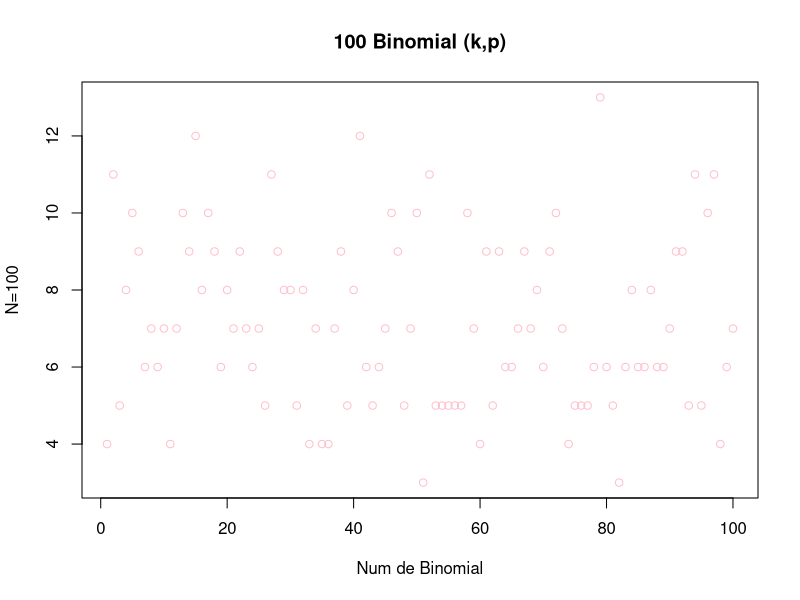
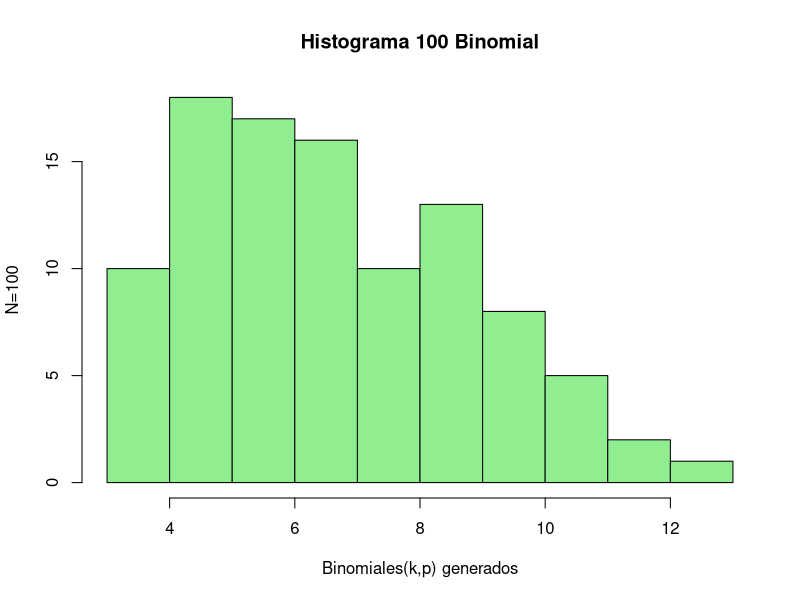
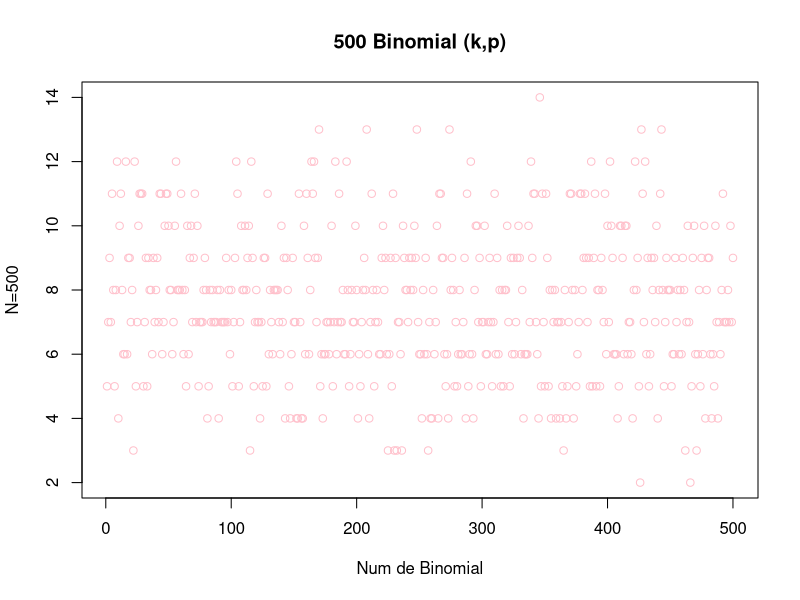
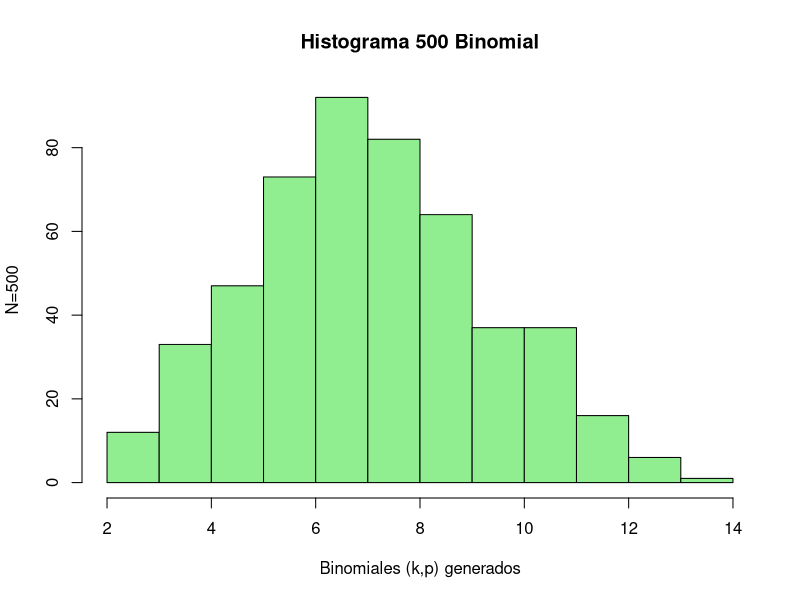
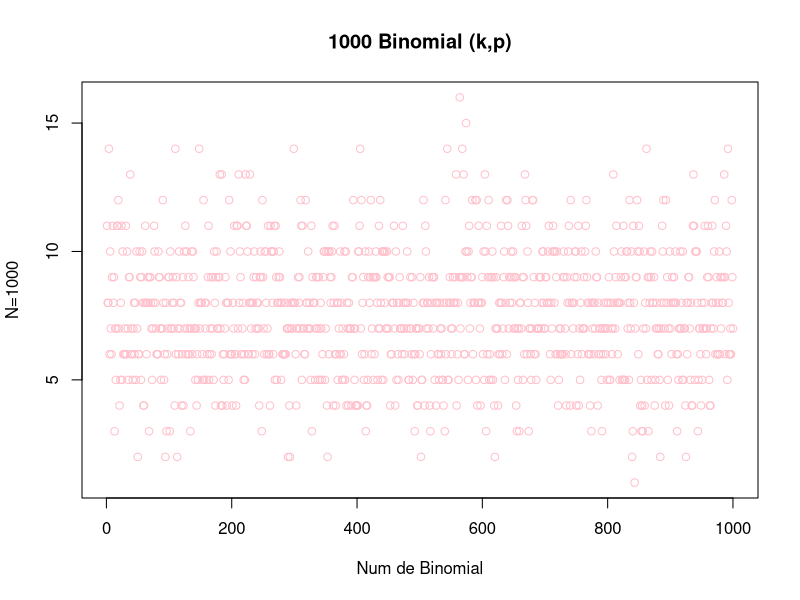
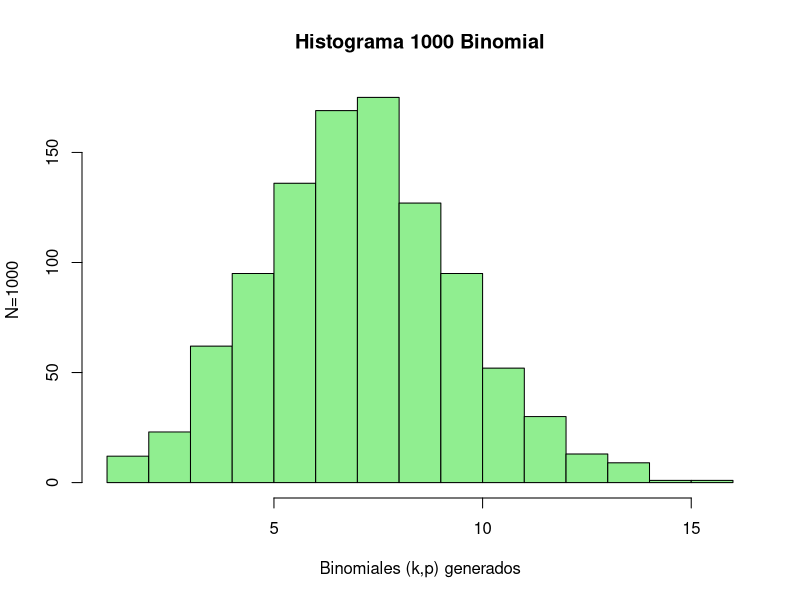
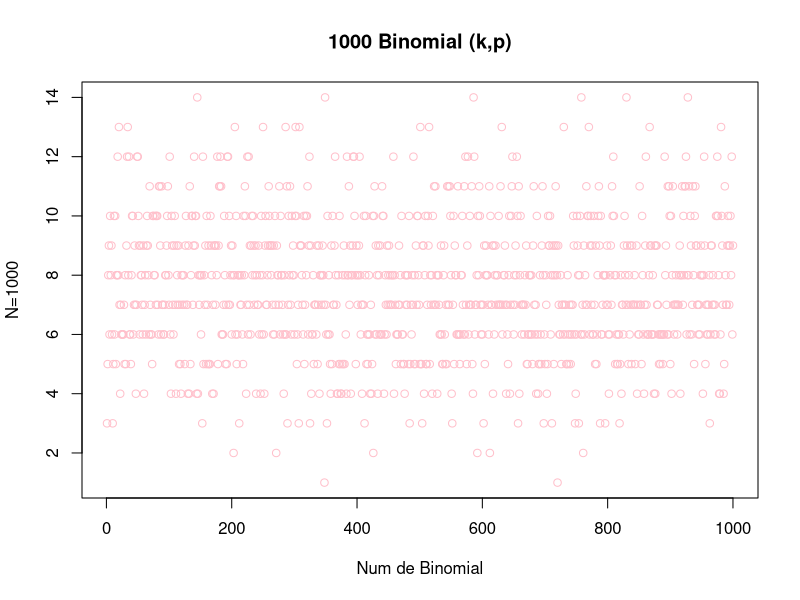
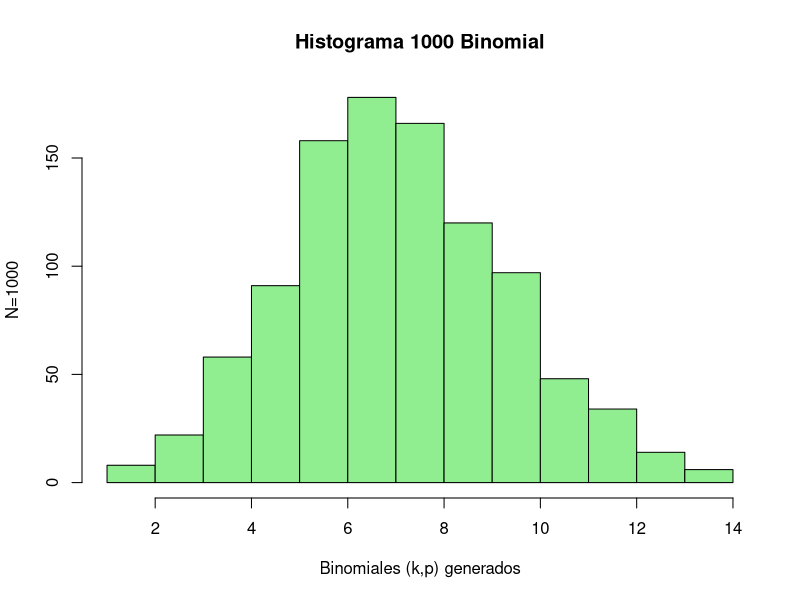

These figures' R source, in order:
## ---- chunk 1
knitr::opts_chunk$set(echo = TRUE)
## ---- chunk 2
n1<- 100;
k<- 25 #proporción
p<- 0.3 #probabilidad
## ---- chunk 3
mibinomial<- rbinom(n1,k,p)
## ---- chunk 4
plot(mibinomial,col="pink", 
     main="100 Binomial (k,p)",
     xlab="Num de Binomial",
     ylab="N=100")

## ---- chunk 5
hist(mibinomial,main="Histograma 100 Binomial",
     col = "lightgreen",
     xlab = "Binomiales(k,p) generados",
     ylab = "N=100")
## ---- chunk 6
n2<- 500;
k<- 25 #proporción
p<- 0.3 #probabilidad
## ---- chunk 7
mibinomial<- rbinom(n2,k,p)
## ---- chunk 8
plot(mibinomial,col="pink", 
     main="500 Binomial (k,p)",
     xlab="Num de Binomial",
     ylab="N=500")

## ---- chunk 9
hist(mibinomial,main="Histograma 500 Binomial",
     col = "lightgreen",
     xlab = "Binomiales (k,p) generados",
     ylab = "N=500")
## ---- chunk 10
n3<- 1000;
k<- 25 #proporción
p<- 0.3 #probabilidad
## ---- chunk 11
mibinomial<- rbinom(n3,k,p)
## ---- chunk 12
plot(mibinomial,col="pink", 
     main="1000 Binomial (k,p)",
     xlab="Num de Binomial",
     ylab="N=1000")

## ---- chunk 13
hist(mibinomial,main="Histograma 1000 Binomial",
     col = "lightgreen",
     xlab = "Binomiales (k,p) generados",
     ylab = "N=1000")
## ---- chunk 14
n4<- 1000;
k<- 25 #proporción
p<- 0.3 #probabilidad
## ---- chunk 15
mibinomial<- rbinom(n4,k,p)
## ---- chunk 16
plot(mibinomial,col="pink", 
     main="1000 Binomial (k,p)",
     xlab="Num de Binomial",
     ylab="N=1000")

## ---- chunk 17
hist(mibinomial,main="Histograma 1000 Binomial",
     col = "lightgreen",
     xlab = "Binomiales (k,p) generados",
     ylab = "N=1000")
## ---- chunk 18
n5<- 15000;
k<- 25 #proporción
p<- 0.3 #probabilidad
## ---- chunk 19
mibinomial<- rbinom(n5,k,p)
## ---- chunk 20
plot(mibinomial,col="pink", 
     main="15,000 Binomial (k,p)",
     xlab="Num de Binomial",
     ylab="N=1000")

## ---- chunk 21
hist(mibinomial,main="Histograma 15,000 Binomial",
     col = "lightgreen",
     xlab = "Binomiales (k,p) generados",
     ylab = "N=15,000")
## ---- chunk 22
n1<- 100
n2<- 500
n3<- 1000
n4<- 5000
n5<- 10000
n6<- 15000
k<- 25 #proporción
## ---- chunk 23
p<- 0.2 #probabilidad
mibinomial<- rbinom(n1,k,p)
## ---- chunk 24
par(mfrow=c(1,2))
mititulo1 <- paste0(n1," Binomial (",k,",",p,")")
etiquetay <- paste0("N=",n1)
plot(mibinomial,main=mititulo1,
     col = "lightgreen",
     xlab = paste0("Num de binomial"),
     ylab = etiquetay)
mititulo1 <- paste0("Histograma ", n1, " Binomial")
etiquetay <- paste0("N=",n1)
hist(mibinomial,main=mititulo1,
     col = "lightgreen",
     xlab = paste0("Num de binomial"),
     ylab = etiquetay)
## ---- chunk 25
mibinomial<- rbinom(n2,k,p)
## ---- chunk 26
par(mfrow=c(1,2))
mititulo1 <- paste0(n2," Binomial (",k,",",p,")")
etiquetay <- paste0("N=",n2)
plot(mibinomial,main=mititulo1,
     col = "lightgreen",
     xlab = paste0("Num de binomial"),
     ylab = etiquetay)


mititulo1 <- paste0("Histograma ", n2, " Binomial")
etiquetay <- paste0("N=",n2)
hist(mibinomial,main=mititulo1,
     col = "lightgreen",
     xlab = paste0("Num de binomial"),
     ylab = etiquetay)
## ---- chunk 27
mibinomial<- rbinom(n3,k,p)
## ---- chunk 28
par(mfrow=c(1,2))
mititulo1 <- paste0(n3," Binomial (",k,",",p,")")
etiquetay <- paste0("N=",n3)
plot(mibinomial,main=mititulo1,
     col = "lightgreen",
     xlab = paste0("Num de binomial"),
     ylab = etiquetay)


mititulo1 <- paste0("Histograma ", n3, " Binomial")
etiquetay <- paste0("N=",n3)
hist(mibinomial,main=mititulo1,
     col = "lightgreen",
     xlab = paste0("Num de binomial"),
     ylab = etiquetay)
## ---- chunk 29
mibinomial<- rbinom(n4,k,p)
## ---- chunk 30
par(mfrow=c(1,2))
mititulo1 <- paste0(n4," Binomial (",k,",",p,")")
etiquetay <- paste0("N=",n4)
plot(mibinomial,main=mititulo1,
     col = "lightgreen",
     xlab = paste0("Num de binomial"),
     ylab = etiquetay)


mititulo1 <- paste0(" Histograma", n4, " Binomial")
etiquetay <- paste0("N=",n4)
hist(mibinomial,main=mititulo1,
     col = "lightgreen",
     xlab = paste0("Num de binomial"),
     ylab = etiquetay)
## ---- chunk 31
mibinomial<- rbinom(n5,k,p)
## ---- chunk 32
par(mfrow=c(1,2))
mititulo1 <- paste0(n5," Binomial (",k,",",p,")")
etiquetay <- paste0("N=",n5)
plot(mibinomial,main=mititulo1,
     col = "lightgreen",
     xlab = paste0("Num de binomial"),
     ylab = etiquetay)


mititulo1 <- paste0(" Histograma", n5, "Binomial ")
etiquetay <- paste0("N=",n5)
hist(mibinomial,main=mititulo1,
     col = "lightgreen",
     xlab = paste0("Num de binomial"),
     ylab = etiquetay)
## ---- chunk 33
mibinomial<- rbinom(n6,k,p)
## ---- chunk 34
par(mfrow=c(1,2))
mititulo1 <- paste0(n6," Binomial (",k,",",p,")")
etiquetay <- paste0("N=",n6)
plot(mibinomial,main=mititulo1,
     col = "lightgreen",
     xlab = paste0("Num de binomial"),
     ylab = etiquetay)


mititulo1 <- paste0(" Histograma", n6, " Binomial")
etiquetay <- paste0("N=",n6)
hist(mibinomial,main=mititulo1,
     col = "lightgreen",
     xlab = paste0("Num de binomial"),
     ylab = etiquetay)
## ---- chunk 35
p<- 0.3 #probabilidad
mibinomial<- rbinom(n1,k,p)
## ---- chunk 36
par(mfrow=c(1,2))
mititulo1 <- paste0(n1," Binomial (",k,",",p,")")
etiquetay <- paste0("N=",n1)
plot(mibinomial,main=mititulo1,
     col = "lightgreen",
     xlab = paste0("Num de binomial"),
     ylab = etiquetay)
mititulo1 <- paste0("Histograma ", n1, " Binomial")
etiquetay <- paste0("N=",n1)
hist(mibinomial,main=mititulo1,
     col = "lightgreen",
     xlab = paste0("Num de binomial"),
     ylab = etiquetay)
## ---- chunk 37
mibinomial<- rbinom(n2,k,p)
## ---- chunk 38
par(mfrow=c(1,2))
mititulo1 <- paste0(n2," Binomial (",k,",",p,")")
etiquetay <- paste0("N=",n2)
plot(mibinomial,main=mititulo1,
     col = "lightgreen",
     xlab = paste0("Num de binomial"),
     ylab = etiquetay)


mititulo1 <- paste0("Histograma ", n2, " Binomial")
etiquetay <- paste0("N=",n2)
hist(mibinomial,main=mititulo1,
     col = "lightgreen",
     xlab = paste0("Num de binomial"),
     ylab = etiquetay)
## ---- chunk 39
mibinomial<- rbinom(n3,k,p)
## ---- chunk 40
par(mfrow=c(1,2))
mititulo1 <- paste0(n3," Binomial (",k,",",p,")")
etiquetay <- paste0("N=",n3)
plot(mibinomial,main=mititulo1,
     col = "lightgreen",
     xlab = paste0("Num de binomial"),
     ylab = etiquetay)


mititulo1 <- paste0("Histograma ", n3, " Binomial")
etiquetay <- paste0("N=",n3)
hist(mibinomial,main=mititulo1,
     col = "lightgreen",
     xlab = paste0("Num de binomial"),
     ylab = etiquetay)
## ---- chunk 41
mibinomial<- rbinom(n4,k,p)
## ---- chunk 42
par(mfrow=c(1,2))
mititulo1 <- paste0(n4," Binomial (",k,",",p,")")
etiquetay <- paste0("N=",n4)
plot(mibinomial,main=mititulo1,
     col = "lightgreen",
     xlab = paste0("Num de binomial"),
     ylab = etiquetay)


mititulo1 <- paste0(" Histograma", n4, " Binomial")
etiquetay <- paste0("N=",n4)
hist(mibinomial,main=mititulo1,
     col = "lightgreen",
     xlab = paste0("Num de binomial"),
     ylab = etiquetay)
## ---- chunk 43
mibinomial<- rbinom(n5,k,p)
## ---- chunk 44
par(mfrow=c(1,2))
mititulo1 <- paste0(n5," Binomial (",k,",",p,")")
etiquetay <- paste0("N=",n5)
plot(mibinomial,main=mititulo1,
     col = "lightgreen",
     xlab = paste0("Num de binomial"),
     ylab = etiquetay)


mititulo1 <- paste0(" Histograma", n5, "Binomial ")
etiquetay <- paste0("N=",n5)
hist(mibinomial,main=mititulo1,
     col = "lightgreen",
     xlab = paste0("Num de binomial"),
     ylab = etiquetay)
## ---- chunk 45
mibinomial<- rbinom(n6,k,p)
## ---- chunk 46
par(mfrow=c(1,2))
mititulo1 <- paste0(n6," Binomial (",k,",",p,")")
etiquetay <- paste0("N=",n6)
plot(mibinomial,main=mititulo1,
     col = "lightgreen",
     xlab = paste0("Num de binomial"),
     ylab = etiquetay)


mititulo1 <- paste0(" Histograma", n6, " Binomial")
etiquetay <- paste0("N=",n6)
hist(mibinomial,main=mititulo1,
     col = "lightgreen",
     xlab = paste0("Num de binomial"),
     ylab = etiquetay)
## ---- chunk 47
p<- 0.45 #probabilidad
mibinomial<- rbinom(n1,k,p)
## ---- chunk 48
par(mfrow=c(1,2))
mititulo1 <- paste0(n1," Binomial (",k,",",p,")")
etiquetay <- paste0("N=",n1)
plot(mibinomial,main=mititulo1,
     col = "lightgreen",
     xlab = paste0("Num de binomial"),
     ylab = etiquetay)
mititulo1 <- paste0("Histograma ", n1, " Binomial")
etiquetay <- paste0("N=",n1)
hist(mibinomial,main=mititulo1,
     col = "lightgreen",
     xlab = paste0("Num de binomial"),
     ylab = etiquetay)
## ---- chunk 49
mibinomial<- rbinom(n2,k,p)
## ---- chunk 50
par(mfrow=c(1,2))
mititulo1 <- paste0(n2," Binomial (",k,",",p,")")
etiquetay <- paste0("N=",n2)
plot(mibinomial,main=mititulo1,
     col = "lightgreen",
     xlab = paste0("Num de binomial"),
     ylab = etiquetay)


mititulo1 <- paste0("Histograma ", n2, " Binomial")
etiquetay <- paste0("N=",n2)
hist(mibinomial,main=mititulo1,
     col = "lightgreen",
     xlab = paste0("Num de binomial"),
     ylab = etiquetay)
## ---- chunk 51
mibinomial<- rbinom(n3,k,p)
## ---- chunk 52
par(mfrow=c(1,2))
mititulo1 <- paste0(n3," Binomial (",k,",",p,")")
etiquetay <- paste0("N=",n3)
plot(mibinomial,main=mititulo1,
     col = "lightgreen",
     xlab = paste0("Num de binomial"),
     ylab = etiquetay)


mititulo1 <- paste0("Histograma ", n3, " Binomial")
etiquetay <- paste0("N=",n3)
hist(mibinomial,main=mititulo1,
     col = "lightgreen",
     xlab = paste0("Num de binomial"),
     ylab = etiquetay)
## ---- chunk 53
mibinomial<- rbinom(n4,k,p)
## ---- chunk 54
par(mfrow=c(1,2))
mititulo1 <- paste0(n4," Binomial (",k,",",p,")")
etiquetay <- paste0("N=",n4)
plot(mibinomial,main=mititulo1,
     col = "lightgreen",
     xlab = paste0("Num de binomial"),
     ylab = etiquetay)


mititulo1 <- paste0(" Histograma", n4, " Binomial")
etiquetay <- paste0("N=",n4)
hist(mibinomial,main=mititulo1,
     col = "lightgreen",
     xlab = paste0("Num de binomial"),
     ylab = etiquetay)
## ---- chunk 55
mibinomial<- rbinom(n5,k,p)
## ---- chunk 56
par(mfrow=c(1,2))
mititulo1 <- paste0(n5," Binomial (",k,",",p,")")
etiquetay <- paste0("N=",n5)
plot(mibinomial,main=mititulo1,
     col = "lightgreen",
     xlab = paste0("Num de binomial"),
     ylab = etiquetay)


mititulo1 <- paste0(" Histograma", n5, "Binomial ")
etiquetay <- paste0("N=",n5)
hist(mibinomial,main=mititulo1,
     col = "lightgreen",
     xlab = paste0("Num de binomial"),
     ylab = etiquetay)
## ---- chunk 57
mibinomial<- rbinom(n6,k,p)
## ---- chunk 58
par(mfrow=c(1,2))
mititulo1 <- paste0(n6," Binomial (",k,",",p,")")
etiquetay <- paste0("N=",n6)
plot(mibinomial,main=mititulo1,
     col = "lightgreen",
     xlab = paste0("Num de binomial"),
     ylab = etiquetay)


mititulo1 <- paste0(" Histograma", n6, " Binomial")
etiquetay <- paste0("N=",n6)
hist(mibinomial,main=mititulo1,
     col = "lightgreen",
     xlab = paste0("Num de binomial"),
     ylab = etiquetay)
## ---- chunk 59
p<- 0.8 #probabilidad
mibinomial<- rbinom(n1,k,p)
## ---- chunk 60
par(mfrow=c(1,2))
mititulo1 <- paste0(n1," Binomial (",k,",",p,")")
etiquetay <- paste0("N=",n1)
plot(mibinomial,main=mititulo1,
     col = "lightgreen",
     xlab = paste0("Num de binomial"),
     ylab = etiquetay)
mititulo1 <- paste0("Histograma ", n1, " Binomial")
etiquetay <- paste0("N=",n1)
hist(mibinomial,main=mititulo1,
     col = "lightgreen",
     xlab = paste0("Num de binomial"),
     ylab = etiquetay)
## ---- chunk 61
mibinomial<- rbinom(n2,k,p)
## ---- chunk 62
par(mfrow=c(1,2))
mititulo1 <- paste0(n2," Binomial (",k,",",p,")")
etiquetay <- paste0("N=",n2)
plot(mibinomial,main=mititulo1,
     col = "lightgreen",
     xlab = paste0("Num de binomial"),
     ylab = etiquetay)


mititulo1 <- paste0("Histograma ", n2, " Binomial")
etiquetay <- paste0("N=",n2)
hist(mibinomial,main=mititulo1,
     col = "lightgreen",
     xlab = paste0("Num de binomial"),
     ylab = etiquetay)
## ---- chunk 63
mibinomial<- rbinom(n3,k,p)
## ---- chunk 64
par(mfrow=c(1,2))
mititulo1 <- paste0(n3," Binomial (",k,",",p,")")
etiquetay <- paste0("N=",n3)
plot(mibinomial,main=mititulo1,
     col = "lightgreen",
     xlab = paste0("Num de binomial"),
     ylab = etiquetay)


mititulo1 <- paste0("Histograma ", n3, " Binomial")
etiquetay <- paste0("N=",n3)
hist(mibinomial,main=mititulo1,
     col = "lightgreen",
     xlab = paste0("Num de binomial"),
     ylab = etiquetay)
## ---- chunk 65
mibinomial<- rbinom(n4,k,p)
## ---- chunk 66
par(mfrow=c(1,2))
mititulo1 <- paste0(n4," Binomial (",k,",",p,")")
etiquetay <- paste0("N=",n4)
plot(mibinomial,main=mititulo1,
     col = "lightgreen",
     xlab = paste0("Num de binomial"),
     ylab = etiquetay)


mititulo1 <- paste0(" Histograma ", n4, " Binomial")
etiquetay <- paste0("N=",n4)
hist(mibinomial,main=mititulo1,
     col = "lightgreen",
     xlab = paste0("Num de binomial"),
     ylab = etiquetay)
## ---- chunk 67
mibinomial<- rbinom(n5,k,p)
## ---- chunk 68
par(mfrow=c(1,2))
mititulo1 <- paste0(n5," Binomial (",k,",",p,")")
etiquetay <- paste0("N=",n5)
plot(mibinomial,main=mititulo1,
     col = "lightgreen",
     xlab = paste0("Num de binomial"),
     ylab = etiquetay)


mititulo1 <- paste0(" Histograma ", n5, "Binomial ")
etiquetay <- paste0("N=",n5)
hist(mibinomial,main=mititulo1,
     col = "lightgreen",
     xlab = paste0("Num de binomial"),
     ylab = etiquetay)
## ---- chunk 69
mibinomial<- rbinom(n6,k,p)
## ---- chunk 70
par(mfrow=c(1,2))
mititulo1 <- paste0(n6," Binomial (",k,",",p,")")
etiquetay <- paste0("N=",n6)
plot(mibinomial,main=mititulo1,
     col = "lightgreen",
     xlab = paste0("Num de binomial"),
     ylab = etiquetay)


mititulo1 <- paste0(" Histograma ", n6, " Binomial")
etiquetay <- paste0("N=",n6)
hist(mibinomial,main=mititulo1,
     col = "lightgreen",
     xlab = paste0("Num de binomial"),
     ylab = etiquetay)
## ---- chunk 71
p<- 0.95 #probabilidad
mibinomial<- rbinom(n1,k,p)
## ---- chunk 72
par(mfrow=c(1,2))
mititulo1 <- paste0(n1," Binomial (",k,",",p,")")
etiquetay <- paste0("N=",n1)
plot(mibinomial,main=mititulo1,
     col = "lightgreen",
     xlab = paste0("Num de binomial"),
     ylab = etiquetay)
mititulo1 <- paste0("Histograma ", n1, " Binomial")
etiquetay <- paste0("N=",n1)
hist(mibinomial,main=mititulo1,
     col = "lightgreen",
     xlab = paste0("Num de binomial"),
     ylab = etiquetay)
## ---- chunk 73
mibinomial<- rbinom(n2,k,p)
## ---- chunk 74
par(mfrow=c(1,2))
mititulo1 <- paste0(n2," Binomial (",k,",",p,")")
etiquetay <- paste0("N=",n2)
plot(mibinomial,main=mititulo1,
     col = "lightgreen",
     xlab = paste0("Num de binomial"),
     ylab = etiquetay)


mititulo1 <- paste0("Histograma ", n2, " Binomial")
etiquetay <- paste0("N=",n2)
hist(mibinomial,main=mititulo1,
     col = "lightgreen",
     xlab = paste0("Num de binomial"),
     ylab = etiquetay)
## ---- chunk 75
mibinomial<- rbinom(n3,k,p)
## ---- chunk 76
par(mfrow=c(1,2))
mititulo1 <- paste0(n3," Binomial (",k,",",p,")")
etiquetay <- paste0("N=",n3)
plot(mibinomial,main=mititulo1,
     col = "lightgreen",
     xlab = paste0("Num de binomial"),
     ylab = etiquetay)


mititulo1 <- paste0("Histograma ", n3, " Binomial")
etiquetay <- paste0("N=",n3)
hist(mibinomial,main=mititulo1,
     col = "lightgreen",
     xlab = paste0("Num de binomial"),
     ylab = etiquetay)
## ---- chunk 77
mibinomial<- rbinom(n4,k,p)
## ---- chunk 78
par(mfrow=c(1,2))
mititulo1 <- paste0(n4," Binomial (",k,",",p,")")
etiquetay <- paste0("N=",n4)
plot(mibinomial,main=mititulo1,
     col = "lightgreen",
     xlab = paste0("Num de binomial"),
     ylab = etiquetay)


mititulo1 <- paste0(" Histograma ", n4, "Binomial ")
etiquetay <- paste0("N=",n4)
hist(mibinomial,main=mititulo1,
     col = "lightgreen",
     xlab = paste0("Num de binomial"),
     ylab = etiquetay)
## ---- chunk 79
mibinomial<- rbinom(n5,k,p)
## ---- chunk 80
par(mfrow=c(1,2))
mititulo1 <- paste0(n5," Binomial (",k,",",p,")")
etiquetay <- paste0("N=",n5)
plot(mibinomial,main=mititulo1,
     col = "lightgreen",
     xlab = paste0("Num de binomial"),
     ylab = etiquetay)


mititulo1 <- paste0(" Histograma ", n5, "Binomial ")
etiquetay <- paste0("N=",n5)
hist(mibinomial,main=mititulo1,
     col = "lightgreen",
     xlab = paste0("Num de binomial"),
     ylab = etiquetay)
## ---- chunk 81
mibinomial<- rbinom(n6,k,p)
## ---- chunk 82
par(mfrow=c(1,2))
mititulo1 <- paste0(n6," Binomial (",k,",",p,")")
etiquetay <- paste0("N=",n6)
plot(mibinomial,main=mititulo1,
     col = "lightgreen",
     xlab = paste0("Num de binomial"),
     ylab = etiquetay)


mititulo1 <- paste0(" Histograma ", n6, " Binomial")
etiquetay <- paste0("N=",n6)
hist(mibinomial,main=mititulo1,
     col = "lightgreen",
     xlab = paste0("Num de binomial"),
     ylab = etiquetay)
## ---- chunk 83
p<-0.3
## ---- chunk 84
k<- 30 #probabilidad
mibinomial<- rbinom(n1,k,p)
## ---- chunk 85
par(mfrow=c(1,2))
mititulo1 <- paste0(n1," Binomial (",k,",",p,")")
etiquetay <- paste0("N=",n1)
plot(mibinomial,main=mititulo1,
     col = "lightgreen",
     xlab = paste0("Num de binomial"),
     ylab = etiquetay)
mititulo1 <- paste0("Histograma ", n1, " Binomial")
etiquetay <- paste0("N=",n1)
hist(mibinomial,main=mititulo1,
     col = "lightgreen",
     xlab = paste0("Num de binomial"),
     ylab = etiquetay)
## ---- chunk 86
mibinomial<- rbinom(n2,k,p)
## ---- chunk 87
par(mfrow=c(1,2))
mititulo1 <- paste0(n2," Binomial (",k,",",p,")")
etiquetay <- paste0("N=",n2)
plot(mibinomial,main=mititulo1,
     col = "lightgreen",
     xlab = paste0("Num de binomial"),
     ylab = etiquetay)


mititulo1 <- paste0("Histograma ", n2, " Binomial")
etiquetay <- paste0("N=",n2)
hist(mibinomial,main=mititulo1,
     col = "lightgreen",
     xlab = paste0("Num de binomial"),
     ylab = etiquetay)
## ---- chunk 88
mibinomial<- rbinom(n3,k,p)
## ---- chunk 89
par(mfrow=c(1,2))
mititulo1 <- paste0(n3," Binomial (",k,",",p,")")
etiquetay <- paste0("N=",n3)
plot(mibinomial,main=mititulo1,
     col = "lightgreen",
     xlab = paste0("Num de binomial"),
     ylab = etiquetay)


mititulo1 <- paste0("Histograma ", n3, " Binomial")
etiquetay <- paste0("N=",n3)
hist(mibinomial,main=mititulo1,
     col = "lightgreen",
     xlab = paste0("Num de binomial"),
     ylab = etiquetay)
## ---- chunk 90
mibinomial<- rbinom(n4,k,p)
## ---- chunk 91
par(mfrow=c(1,2))
mititulo1 <- paste0(n4," Binomial (",k,",",p,")")
etiquetay <- paste0("N=",n4)
plot(mibinomial,main=mititulo1,
     col = "lightgreen",
     xlab = paste0("Num de binomial"),
     ylab = etiquetay)


mititulo1 <- paste0(" Histograma ", n4, "Binomial ")
etiquetay <- paste0("N=",n4)
hist(mibinomial,main=mititulo1,
     col = "lightgreen",
     xlab = paste0("Num de binomial"),
     ylab = etiquetay)
## ---- chunk 92
mibinomial<- rbinom(n5,k,p)
## ---- chunk 93
par(mfrow=c(1,2))
mititulo1 <- paste0(n5," Binomial (",k,",",p,")")
etiquetay <- paste0("N=",n5)
plot(mibinomial,main=mititulo1,
     col = "lightgreen",
     xlab = paste0("Num de binomial"),
     ylab = etiquetay)


mititulo1 <- paste0(" Histograma", n5, "Binomial ")
etiquetay <- paste0("N=",n5)
hist(mibinomial,main=mititulo1,
     col = "lightgreen",
     xlab = paste0("Num de binomial"),
     ylab = etiquetay)
## ---- chunk 94
mibinomial<- rbinom(n6,k,p)
## ---- chunk 95
par(mfrow=c(1,2))
mititulo1 <- paste0(n6," Binomial (",k,",",p,")")
etiquetay <- paste0("N=",n6)
plot(mibinomial,main=mititulo1,
     col = "lightgreen",
     xlab = paste0("Num de binomial"),
     ylab = etiquetay)


mititulo1 <- paste0(" Histograma", n6, " Binomial")
etiquetay <- paste0("N=",n6)
hist(mibinomial,main=mititulo1,
     col = "lightgreen",
     xlab = paste0("Num de binomial"),
     ylab = etiquetay)
## ---- chunk 96
k<- 45 #probabilidad
mibinomial<- rbinom(n1,k,p)
## ---- chunk 97
par(mfrow=c(1,2))
mititulo1 <- paste0(n1," Binomial (",k,",",p,")")
etiquetay <- paste0("N=",n1)
plot(mibinomial,main=mititulo1,
     col = "lightgreen",
     xlab = paste0("Num de binomial"),
     ylab = etiquetay)
mititulo1 <- paste0("Histograma ", n1, " Binomial")
etiquetay <- paste0("N=",n1)
hist(mibinomial,main=mititulo1,
     col = "lightgreen",
     xlab = paste0("Num de binomial"),
     ylab = etiquetay)
## ---- chunk 98
mibinomial<- rbinom(n2,k,p)
## ---- chunk 99
par(mfrow=c(1,2))
mititulo1 <- paste0(n2," Binomial (",k,",",p,")")
etiquetay <- paste0("N=",n2)
plot(mibinomial,main=mititulo1,
     col = "lightgreen",
     xlab = paste0("Num de binomial"),
     ylab = etiquetay)


mititulo1 <- paste0("Histograma ", n2, " Binomial")
etiquetay <- paste0("N=",n2)
hist(mibinomial,main=mititulo1,
     col = "lightgreen",
     xlab = paste0("Num de binomial"),
     ylab = etiquetay)
## ---- chunk 100
mibinomial<- rbinom(n3,k,p)
## ---- chunk 101
par(mfrow=c(1,2))
mititulo1 <- paste0(n3," Binomial (",k,",",p,")")
etiquetay <- paste0("N=",n3)
plot(mibinomial,main=mititulo1,
     col = "lightgreen",
     xlab = paste0("Num de binomial"),
     ylab = etiquetay)


mititulo1 <- paste0("Histograma ", n3, " Binomial")
etiquetay <- paste0("N=",n3)
hist(mibinomial,main=mititulo1,
     col = "lightgreen",
     xlab = paste0("Num de binomial"),
     ylab = etiquetay)
## ---- chunk 102
mibinomial<- rbinom(n4,k,p)
## ---- chunk 103
par(mfrow=c(1,2))
mititulo1 <- paste0(n4," Binomial (",k,",",p,")")
etiquetay <- paste0("N=",n4)
plot(mibinomial,main=mititulo1,
     col = "lightgreen",
     xlab = paste0("Num de binomial"),
     ylab = etiquetay)


mititulo1 <- paste0(" Histograma", n4, " Binomial")
etiquetay <- paste0("N=",n4)
hist(mibinomial,main=mititulo1,
     col = "lightgreen",
     xlab = paste0("Num de binomial"),
     ylab = etiquetay)
## ---- chunk 104
mibinomial<- rbinom(n5,k,p)
## ---- chunk 105
par(mfrow=c(1,2))
mititulo1 <- paste0(n5," Binomial (",k,",",p,")")
etiquetay <- paste0("N=",n5)
plot(mibinomial,main=mititulo1,
     col = "lightgreen",
     xlab = paste0("Num de binomial"),
     ylab = etiquetay)


mititulo1 <- paste0(" Histograma", n5, "Binomial ")
etiquetay <- paste0("N=",n5)
hist(mibinomial,main=mititulo1,
     col = "lightgreen",
     xlab = paste0("Num de binomial"),
     ylab = etiquetay)
## ---- chunk 106
mibinomial<- rbinom(n6,k,p)
## ---- chunk 107
par(mfrow=c(1,2))
mititulo1 <- paste0(n6," Binomial (",k,",",p,")")
etiquetay <- paste0("N=",n6)
plot(mibinomial,main=mititulo1,
     col = "lightgreen",
     xlab = paste0("Num de binomial"),
     ylab = etiquetay)


mititulo1 <- paste0(" Histograma", n6, " Binomial")
etiquetay <- paste0("N=",n6)
hist(mibinomial,main=mititulo1,
     col = "lightgreen",
     xlab = paste0("Num de binomial"),
     ylab = etiquetay)
## ---- chunk 108
k<- 80 #probabilidad
mibinomial<- rbinom(n1,k,p)
## ---- chunk 109
par(mfrow=c(1,2))
mititulo1 <- paste0(n1," Binomial (",k,",",p,")")
etiquetay <- paste0("N=",n1)
plot(mibinomial,main=mititulo1,
     col = "lightgreen",
     xlab = paste0("Num de binomial"),
     ylab = etiquetay)
mititulo1 <- paste0("Histograma ", n1, " Binomial")
etiquetay <- paste0("N=",n1)
hist(mibinomial,main=mititulo1,
     col = "lightgreen",
     xlab = paste0("Num de binomial"),
     ylab = etiquetay)
## ---- chunk 110
mibinomial<- rbinom(n2,k,p)
## ---- chunk 111
par(mfrow=c(1,2))
mititulo1 <- paste0(n2," Binomial (",k,",",p,")")
etiquetay <- paste0("N=",n2)
plot(mibinomial,main=mititulo1,
     col = "lightgreen",
     xlab = paste0("Num de binomial"),
     ylab = etiquetay)


mititulo1 <- paste0("Histograma ", n2, " Binomial")
etiquetay <- paste0("N=",n2)
hist(mibinomial,main=mititulo1,
     col = "lightgreen",
     xlab = paste0("Num de binomial"),
     ylab = etiquetay)
## ---- chunk 112
mibinomial<- rbinom(n3,k,p)
## ---- chunk 113
par(mfrow=c(1,2))
mititulo1 <- paste0(n3," Binomial (",k,",",p,")")
etiquetay <- paste0("N=",n3)
plot(mibinomial,main=mititulo1,
     col = "lightgreen",
     xlab = paste0("Num de binomial"),
     ylab = etiquetay)


mititulo1 <- paste0("Histograma ", n3, " Binomial")
etiquetay <- paste0("N=",n3)
hist(mibinomial,main=mititulo1,
     col = "lightgreen",
     xlab = paste0("Num de binomial"),
     ylab = etiquetay)
## ---- chunk 114
mibinomial<- rbinom(n4,k,p)
## ---- chunk 115
par(mfrow=c(1,2))
mititulo1 <- paste0(n4," Binomial (",k,",",p,")")
etiquetay <- paste0("N=",n4)
plot(mibinomial,main=mititulo1,
     col = "lightgreen",
     xlab = paste0("Num de binomial"),
     ylab = etiquetay)


mititulo1 <- paste0(" Histograma", n4, " Binomial")
etiquetay <- paste0("N=",n4)
hist(mibinomial,main=mititulo1,
     col = "lightgreen",
     xlab = paste0("Num de binomial"),
     ylab = etiquetay)
## ---- chunk 116
mibinomial<- rbinom(n5,k,p)
## ---- chunk 117
par(mfrow=c(1,2))
mititulo1 <- paste0(n5," Binomial (",k,",",p,")")
etiquetay <- paste0("N=",n5)
plot(mibinomial,main=mititulo1,
     col = "lightgreen",
     xlab = paste0("Num de binomial"),
     ylab = etiquetay)


mititulo1 <- paste0(" Histograma", n5, "Binomial ")
etiquetay <- paste0("N=",n5)
hist(mibinomial,main=mititulo1,
     col = "lightgreen",
     xlab = paste0("Num de binomial"),
     ylab = etiquetay)
## ---- chunk 118
mibinomial<- rbinom(n6,k,p)
## ---- chunk 119
par(mfrow=c(1,2))
mititulo1 <- paste0(n6," Binomial (",k,",",p,")")
etiquetay <- paste0("N=",n6)
plot(mibinomial,main=mititulo1,
     col = "lightgreen",
     xlab = paste0("Num de binomial"),
     ylab = etiquetay)


mititulo1 <- paste0(" Histograma", n6, " Binomial")
etiquetay <- paste0("N=",n6)
hist(mibinomial,main=mititulo1,
     col = "lightgreen",
     xlab = paste0("Num de binomial"),
     ylab = etiquetay)
## ---- chunk 120
k<- 95 #probabilidad
mibinomial<- rbinom(n1,k,p)
## ---- chunk 121
par(mfrow=c(1,2))
mititulo1 <- paste0(n1," Binomial (",k,",",p,")")
etiquetay <- paste0("N=",n1)
plot(mibinomial,main=mititulo1,
     col = "lightgreen",
     xlab = paste0("Num de binomial"),
     ylab = etiquetay)
mititulo1 <- paste0("Histograma ", n1, " Binomial")
etiquetay <- paste0("N=",n1)
hist(mibinomial,main=mititulo1,
     col = "lightgreen",
     xlab = paste0("Num de binomial"),
     ylab = etiquetay)
## ---- chunk 122
mibinomial<- rbinom(n2,k,p)
## ---- chunk 123
par(mfrow=c(1,2))
mititulo1 <- paste0(n2," Binomial (",k,",",p,")")
etiquetay <- paste0("N=",n2)
plot(mibinomial,main=mititulo1,
     col = "lightgreen",
     xlab = paste0("Num de binomial"),
     ylab = etiquetay)


mititulo1 <- paste0("Histograma ", n2, " Binomial")
etiquetay <- paste0("N=",n2)
hist(mibinomial,main=mititulo1,
     col = "lightgreen",
     xlab = paste0("Num de binomial"),
     ylab = etiquetay)
## ---- chunk 124
mibinomial<- rbinom(n3,k,p)
## ---- chunk 125
par(mfrow=c(1,2))
mititulo1 <- paste0(n3," Binomial (",k,",",p,")")
etiquetay <- paste0("N=",n3)
plot(mibinomial,main=mititulo1,
     col = "lightgreen",
     xlab = paste0("Num de binomial"),
     ylab = etiquetay)


mititulo1 <- paste0("Histograma ", n3, " Binomial")
etiquetay <- paste0("N=",n3)
hist(mibinomial,main=mititulo1,
     col = "lightgreen",
     xlab = paste0("Num de binomial"),
     ylab = etiquetay)
## ---- chunk 126
mibinomial<- rbinom(n4,k,p)
## ---- chunk 127
par(mfrow=c(1,2))
mititulo1 <- paste0(n4," Binomial (",k,",",p,")")
etiquetay <- paste0("N=",n4)
plot(mibinomial,main=mititulo1,
     col = "lightgreen",
     xlab = paste0("Num de binomial"),
     ylab = etiquetay)


mititulo1 <- paste0(" Histograma", n4, " Binomial")
etiquetay <- paste0("N=",n4)
hist(mibinomial,main=mititulo1,
     col = "lightgreen",
     xlab = paste0("Num de binomial"),
     ylab = etiquetay)
## ---- chunk 128
mibinomial<- rbinom(n5,k,p)
## ---- chunk 129
par(mfrow=c(1,2))
mititulo1 <- paste0(n5," Binomial (",k,",",p,")")
etiquetay <- paste0("N=",n5)
plot(mibinomial,main=mititulo1,
     col = "lightgreen",
     xlab = paste0("Num de binomial"),
     ylab = etiquetay)


mititulo1 <- paste0(" Histograma", n5, "Binomial ")
etiquetay <- paste0("N=",n5)
hist(mibinomial,main=mititulo1,
     col = "lightgreen",
     xlab = paste0("Num de binomial"),
     ylab = etiquetay)
## ---- chunk 130
mibinomial<- rbinom(n6,k,p)
## ---- chunk 131
par(mfrow=c(1,2))
mititulo1 <- paste0(n6," Binomial (",k,",",p,")")
etiquetay <- paste0("N=",n6)
plot(mibinomial,main=mititulo1,
     col = "lightgreen",
     xlab = paste0("Num de binomial"),
     ylab = etiquetay)


mititulo1 <- paste0(" Histograma", n6, " Binomial")
etiquetay <- paste0("N=",n6)
hist(mibinomial,main=mititulo1,
     col = "lightgreen",
     xlab = paste0("Num de binomial"),
     ylab = etiquetay)
